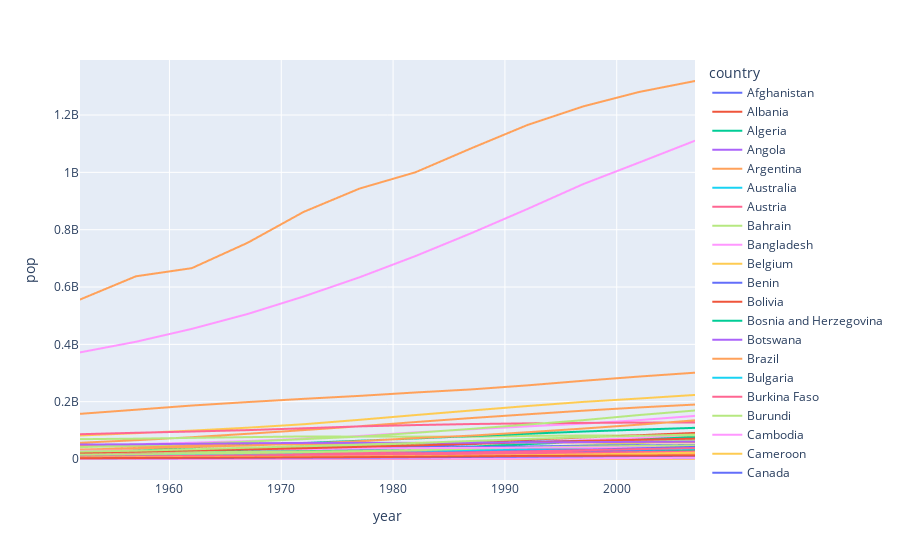

The cell this chart's notebook holds for it:
### Code cell
px.line(data_frame= countries, x= 'year', y='pop', color= 'country')
